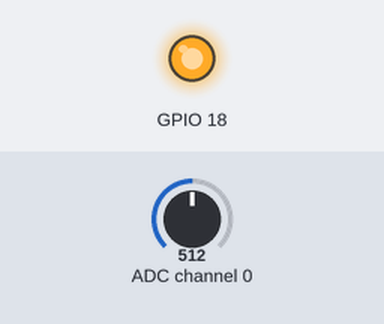
A program run on a simulated Raspberry Pi (BCM pin numbers). On the bench: output pins drawn as LEDs (lit = HIGH). Inputs (shaded band) come from the test bench; at power-on: ADC channel 0 = 512 (analog values on the 0–1023 scale). What the program prints to the terminal is not drawn.

Above: at 0.1 s.
Timing chart, 0 to 1.6 s (numbered marks = the images above):
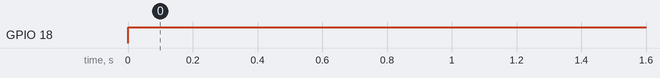

Measured:
- by itself, GPIO 18: LOW → HIGH at 0.00 s

The program:

ex07_adc.py
```python
import spidevRead as sr
import led18
import time

while True :
    read = sr.analog_read(0)
    print(f'Data : {read}')
    if read > 30 :
        led18.led_on()
    else :
        led18.led_off()
    # time.sleep(0.5)
```

spidevRead.py
```python
# rapissam.tistory.com --> 3주차
import spidev    # SPI 통신을 사용할 수 있게 하는 라이브러리

spi = spidev.SpiDev() # SPI 객체 생성

spi.open(0,0)  # SPI 통신 시작

spi.max_speed_hz = 1000000  # SPI 통신속도 설정 (1MHz)

def analog_read(portChanner):
    adc = spi.xfer2([1, (8+portChanner)<<4, 0])
    data = ((adc[1]&3)<<8)+adc[2]
    return data
```

led18.py
```python
import RPi.GPIO as gp

gp.setmode(gp.BCM)
gp.setup(18, gp.OUT)

def led_on():
    gp.output(18, gp.HIGH)

def led_off() :
    gp.output(18, gp.HIGH)

def led_clean() :
    gp.cleanup()
```
